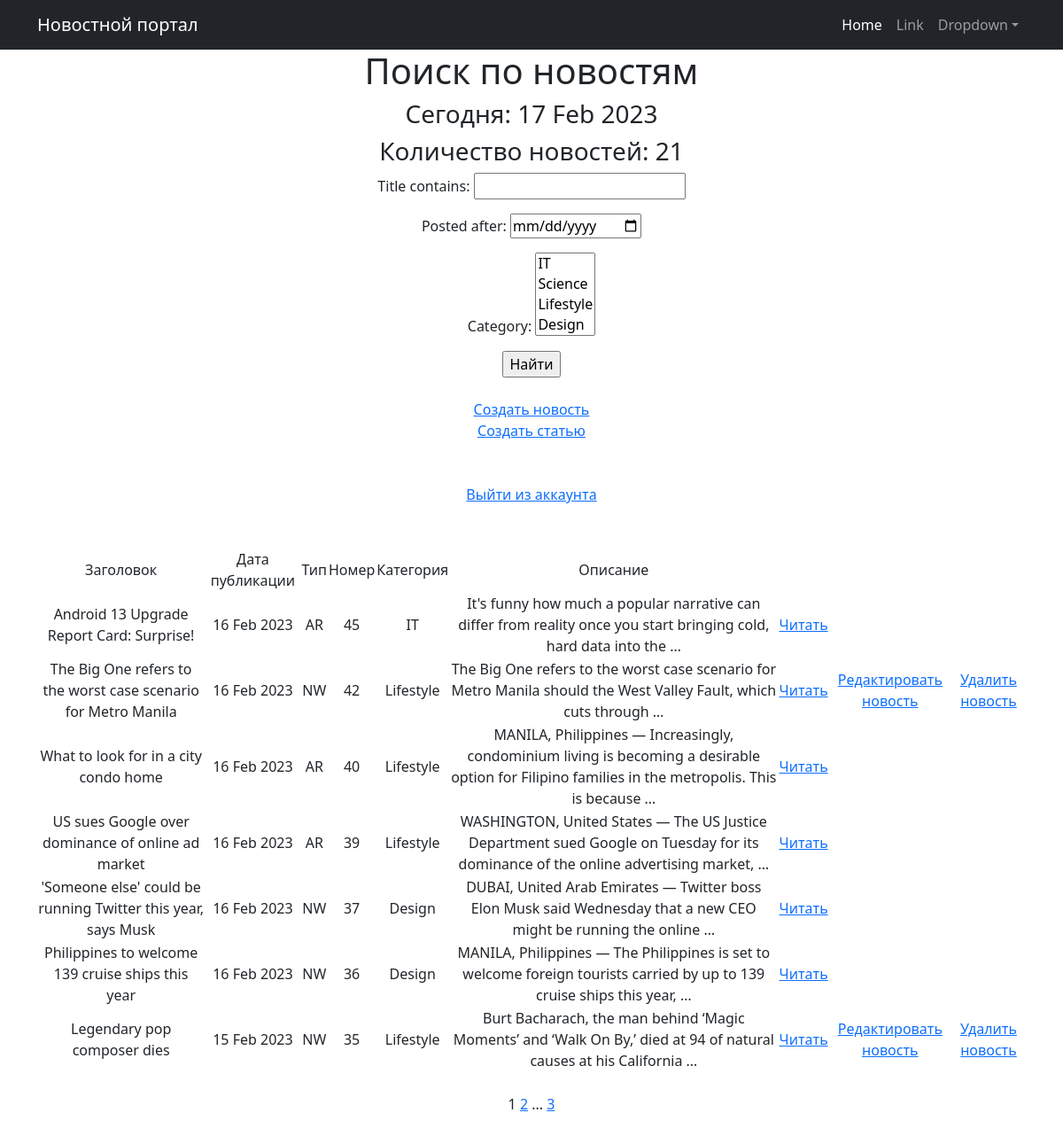
/news/search (signed in), run on the app's committed database.
### news/models.py (models this page shows, shortened)
class Post(models.Model):
    author = models.ForeignKey(Author, on_delete=models.CASCADE)
    NEWS = 'NW'
    ARTICLE = 'AR'
    CATEGORY_CHOICES = (
        (NEWS, 'Новость'),
        (ARTICLE, 'Статья'),
    )
    categoryType = models.CharField(max_length=2, choices=CATEGORY_CHOICES, default=ARTICLE)
    dateCreation = models.DateTimeField(auto_now_add=True)
    postCategory = models.ManyToManyField(Category, through='PostCategory')
    title = models.CharField(max_length=128)
    text = models.TextField()
    rating = models.SmallIntegerField(default=0)

class Category(models.Model):
    name = models.CharField(max_length=64, unique=True)
    class Meta:
        verbose_name = 'Category'
        verbose_name_plural = 'Categories'
    def __str__(self):
        return self.name

### news/views.py (the view)
# urls.py: path('search', NewsSearchList.as_view(), name='search'),
class NewsSearchList(ListView):
    model = Post
    ordering = '-dateCreation'
    template_name = 'search.html'
    context_object_name = 'news'
    paginate_by = 7
    def get_queryset(self):
        queryset = super().get_queryset()
        self.filterset = NewsFilter(self.request.GET, queryset)
        return self.filterset.qs
    def get_context_data(self, **kwargs):
        context = super().get_context_data(**kwargs)
        context['all_news'] = Post.objects.all()
        context['filterset'] = self.filterset
        return context

### news/templatetags/custom_filters.py (called while the page is built)
@register.filter()
def censor(value):
    censor_replace = str(value)
    for key in censored_words.keys():
        censor_replace = censor_replace.replace(key, censored_words[key])
    return censor_replace

### news/templatetags/custom_tags.py (called while the page is built)
@register.simple_tag()
def current_time(format_string='%d %b %Y'):
   return datetime.utcnow().strftime(format_string)

@register.simple_tag(takes_context=True)
def url_replace(context, **kwargs):
   d = context['request'].GET.copy()
   for k, v in kwargs.items():
       d[k] = v
   return d.urlencode()

### templates/search.html (shortened to what this page needs)
{% extends 'flatpages/default.html' %}
{% load custom_filters %}
{% load custom_tags %}
{% block content %}
   <h1>Поиск по новостям</h1>
   <h3>Сегодня: {% current_time '%d %b %Y' %}</h3>
   <h3>Количество новостей: {{ all_news|length }}</h3>
   <form action="" method="get">
       {{ filterset.form.as_p }}
       <input type="submit" value="Найти" />
   </form>
<br>
{% if perms.news.add_post %}
<a href="{% url 'news_create' %}">Создать новость</a><br>
<a href="{% url 'article_create' %}">Создать статью</a><br><br><br>
{% endif %}
{% if user.is_authenticated %}
<a href="{% url 'logout' %}">Выйти из аккаунта</a><br><br><br>
{% else %}
<a href="{% url 'login' %}">Войти/зарегистрироваться</a><br><br><br>
{% endif %}
       <table>
          <tr>
               <td>   Заголовок   </td>
               <td>   Дата публикации   </td>
               <td>   Тип   </td>
               <td>   Номер   </td>
               <td>   Категория   </td>
               <td>  Описание   </td>
           </tr>
           {% for post in news %}
           {% for cat in post.postCategory.all %}
           <tr>
               <td>{{ post.title|censor }}</td>
               <td>{{ post.dateCreation|date:'d M Y' }}</td>
               <td>{{ post.categoryType }}</td>
               <td>{{ post.pk }}</td>
               <td>{{ cat.name }}</td>
               <td>{{ post.text|truncatewords:20|censor }}</td>
               <td><a href='{% url 'post_detail' post.id %}'>Читать</a></td>
                <td>
                    {% if perms.news.change_post %}
                   {% if post.author == request.user.author %}
                    {% if post.categoryType == 'NW' %}
                   <a href="{% url 'news_edit' post.id %}">Редактировать новость</a>
                   {% elif post.categoryType == 'AR' %}
                   <a href="{% url 'article_edit' post.id %}">Редактировать статью</a>
                   {% endif %}
                    {% endif %}
                    {% endif %}
               </td>
               <td>
                   {% if perms.news.delete_post %}
                   {% if post.author == request.user.author %}
                   {% if post.categoryType == 'NW' %}
                   <a href="{% url 'news_delete' post.id %}">Удалить новость</a>
                   {% elif post.categoryType == 'AR' %}
                   <a href="{% url 'article_delete' post.id %}">Удалить статью</a>
                   {% endif %}
                   {% endif %}
                   {% endif %}
               </td>
           </tr>
           {% endfor %}
           {% endfor %}
       </table>
<br>
   {{ page_obj.number }}
   {% if page_obj.has_next %}
       <a href="?{% url_replace page=page_obj.next_page_number %}">{{ page_obj.next_page_number }}</a>
       {% if paginator.num_pages != page_obj.next_page_number %}
           ...
           <a href="?{% url_replace page=page_obj.paginator.num_pages %}">{{ page_obj.paginator.num_pages }}</a>
       {% endif %}
   {% endif %}
<br><br>
{% endblock content %}

### data on the page
Post: title|censor "Android 13 Upgrade Report Card: Surprise!", dateCreation "16 Feb 2023", categoryType "AR", pk "45", text|censor "It's funny how much a popular narrative can differ from reality once you start bringing cold, hard data into the …"
Category: name "IT"
Post: title|censor "The Big One refers to the worst case scenario for Metro Manila", dateCreation "16 Feb 2023", categoryType "NW", pk "42", text|censor "The Big One refers to the worst case scenario for Metro Manila should the West Valley Fault, which cuts through …"
Category: name "Lifestyle", shows "Редактировать новость", shows "Удалить новость"
Post: title|censor "What to look for in a city condo home", dateCreation "16 Feb 2023", categoryType "AR", pk "40", text|censor "MANILA, Philippines — Increasingly, condominium living is becoming a desirable option for Filipino families in the metropolis. This is because …"
Post: title|censor "US sues Google over dominance of online ad market", dateCreation "16 Feb 2023", categoryType "AR", pk "39", text|censor "WASHINGTON, United States — The US Justice Department sued Google on Tuesday for its dominance of the online advertising market, …"
Post: title|censor "'Someone else' could be running Twitter this year, says Musk", dateCreation "16 Feb 2023", categoryType "NW", pk "37", text|censor "DUBAI, United Arab Emirates — Twitter boss Elon Musk said Wednesday that a new CEO might be running the online …"
Category: name "Design"
Post: title|censor "Philippines to welcome 139 cruise ships this year", dateCreation "16 Feb 2023", categoryType "NW", pk "36", text|censor "MANILA, Philippines — The Philippines is set to welcome foreign tourists carried by up to 139 cruise ships this year, …"
Post: title|censor "Legendary pop composer dies", dateCreation "15 Feb 2023", categoryType "NW", pk "35", text|censor "Burt Bacharach, the man behind ‘Magic Moments’ and ‘Walk On By,’ died at 94 of natural causes at his California …"

### other printed values
{{ all_news|length }} "21"
{{ page_obj.number }} "1"
{{ page_obj.next_page_number }} "2"
{{ page_obj.paginator.num_pages }} "3"
